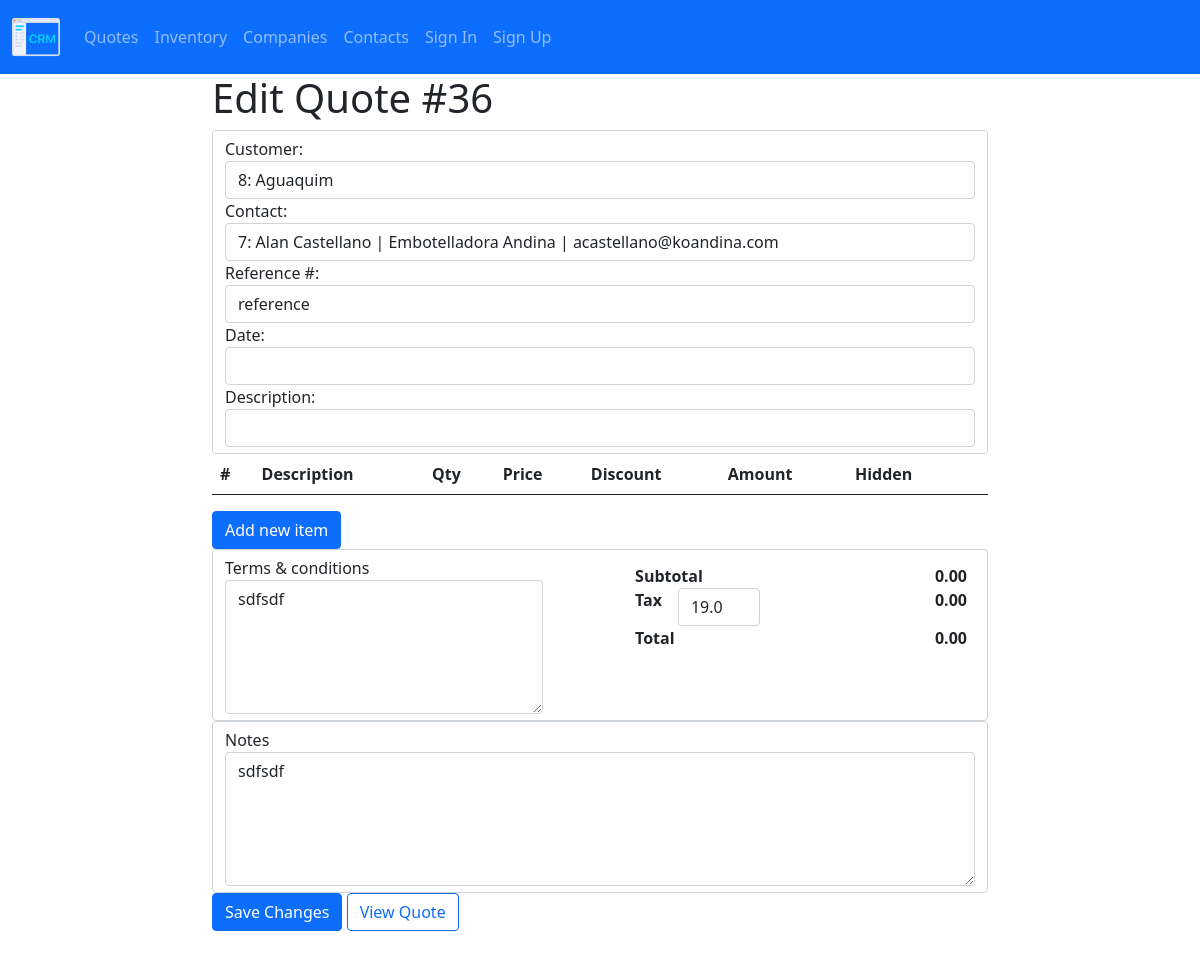
The app's page /quote/edit-quote/36 with its own data.
### quote/models.py (models this page shows, shortened)
class Quote(models.Model):
    creator = models.ForeignKey(User, on_delete=PROTECT, related_name="quote_creator")
    reference = models.CharField(max_length=50, blank=True, null=True)
    description = models.CharField(max_length=50, blank=True, null=True)
    creation_date = models.DateTimeField(auto_now_add=True)
    edit_date = models.DateTimeField(auto_now=True)
    products = models.ManyToManyField("Product", blank=True)
    company = models.ForeignKey(
        Company, on_delete=PROTECT, related_name="company_quoted"
    )
    contact = models.ForeignKey(
        Contact, on_delete=PROTECT, related_name="contact_quoted", blank=True, null=True
    )
    terms = models.TextField(blank=True, null=True)
    tax = models.FloatField(blank=True, null=True)
    internal_note = models.TextField(blank=True, null=True)

class Company(models.Model):
    name = models.CharField(max_length=20, unique=True)
    legal_id = models.CharField(max_length=10, null=True, unique=True)
    email = models.EmailField(blank=True, null=True)
    phone = models.CharField(max_length=12, null=True)
    mobile = models.CharField(max_length=12, null=True)
    category = models.ForeignKey(
        Category, on_delete=PROTECT, related_name="company_category"
    )
    address = models.CharField(max_length=100, null=True)
    city = models.CharField(max_length=50, null=True)
    state = models.CharField(max_length=50, null=True)
    country = models.CharField(max_length=50, null=True)
    creator = models.ForeignKey(User, on_delete=PROTECT, related_name="company_creator")
    editor = models.ForeignKey(User, on_delete=PROTECT, related_name="company_editor")
    creation_date = models.DateTimeField(auto_now_add=True)
    edit_date = models.DateTimeField(auto_now=True)
    class Meta:
        verbose_name_plural = "Companies"

class Contact(models.Model):
    first_name = models.CharField(max_length=20)
    middle_name = models.CharField(max_length=20, null=True)
    last_name = models.CharField(max_length=20, null=True)
    company = models.ForeignKey(
        Company, on_delete=PROTECT, related_name="company_contact"
    )
    email = models.EmailField(blank=True, null=True)
    phone = models.CharField(max_length=12, null=True)
    mobile = models.CharField(max_length=12, null=True)
    position = models.CharField(max_length=50, blank=True, null=True)
    creator = models.ForeignKey(User, on_delete=PROTECT, related_name="contact_creator")
    creation_date = models.DateTimeField(auto_now_add=True)
    edit_date = models.DateTimeField(auto_now=True)

### quote/views.py (the view, shortened to what this page needs)
# urls.py: path("edit-quote/<int:quote_id>", views.edit_quote, name="edit-quote"),
def edit_quote(request, quote_id):
    if request.method == "GET":
        data = form_options()
        quote = Quote.objects.get(pk=quote_id)
        products = QuotedProduct.objects.filter(quote=quote)
        return render(
            request,
            "quote/edit-quote.html",
            {
                "company_options": data["company_options"],
                "contact_options": data["contact_options"],
                "product_options": data["product_options"],
                "quote": quote,
                "products": products,
            },
        )

### quote/utils.py (called while the page is built)
def form_options():
    company_options = []
    companies = Company.objects.all()
    for company in companies:
        company_options.append({"id": company.id, "info": company.name})
    contact_options = []
    contacts = Contact.objects.all()
    for contact in contacts:
        contact_options.append(
            {
                "id": contact.id,
                "info": f"{contact.first_name} {contact.last_name} | {contact.company.name} | {contact.email}",
            }
        )
    product_options = []
    products_list = Product.objects.all()
    for product in products_list:
        product_options.append(
            {"id": product.id, "info": f"{product.pn}: {product.title}"}
        )
    return {
        "company_options": company_options,
        "contact_options": contact_options,
        "product_options": product_options,
    }

### quote/templates/quote/edit-quote.html (shortened to what this page needs)
{% extends 'quote/layout.html' %}
{% block body %}
<div class="container internal-body">
    <h1>Edit Quote #{{ quote.pk }}</h1>
    <form id="new-quote-form" action="{% url 'edit-quote' quote_id=quote.pk %}" method="post">{% csrf_token %}
        <div id="general-info" class="form-control">
            <div id="generalInfo-flex">
                <div id="general-left">
                    <div class="form-group">
                        <label class="form-label" for="companyOptions">Customer:</label>
                        <input class="form-control" name="company" list="companyOptions" placeholder="Type customer" value="{{quote.company.pk}}: {{ quote.company.name }}" required >
                    </div>
                    <div class="form-group">
                        <label class="form-label" for="contactOptions">Contact:</label>
                        <input class="form-control" name="contact" list="contactOptions" placeholder="Type contact" value="{{quote.contact.pk}}: {{quote.contact.first_name}} {{quote.contact.last_name}} | {{quote.contact.company.name}} | {{quote.contact.email}}">
                    </div>
                </div>
                <div id="general-right">
                    <div class="form-group">
                        <label for="reference">Reference #:</label>
                        <input type="text" class="form-control" name="reference" id="reference" placeholder="" value="{{ quote.reference }}">
                    </div>
                    <div class="form-group">
                        <label for="reference">Date:</label>
                        <input data-provide="datepicker" class="form-control datepicker" name="date" required>
                    </div>
                </div>
            </div>
            <div class="form-group">
                <label for="description">Description:</label>
                <input type="text" class="form-control" name="description" id="description" placeholder="" value="{{ quote.short_description }}">
            </div>
        </div>
        <div class="table-responsive product-info">
            <table class="table" id="form-table">
                <thead>
                    <tr>
                        <th scope="col">#</th>
                        <th scope="col">Description</th>
                        <th scope="col">Qty</th>
                        <th scope="col">Price</th>
                        <th scope="col">Discount</th>
                        <th scope="col">Amount</th>
                        <th scope="col">Hidden</th>
                        <th scope="col"></th>
                    </tr>
                </thead>
            </table>
        </div>
            <div>
                <button type="button" class="btn btn-primary" id="new-item">Add new item</buttont>
            </div>
        <div class="form-control" id="termsAndTotals">
            <div class="terms">
                <label for="terms" class="form-label">Terms & conditions</label>
                <textarea class="form-control "name="terms" id="terms" cols="30" rows="5">{{ quote.terms }}</textarea>
            </div>
            <div class="totals">
                <div class="total-row" id="subtotal-row">
                    <div class="total-label">
                        Subtotal
                    </div>
                    <div class="total-amount" id="subtotal-amount">
                        0.00
                    </div>
                </div>
                <div class="total-row" id="tax-row">
                    <div class="total-label">
                        Tax
                    </div>
                    <div class="form-group">
                        <input type="number" class="form-control tax"  name="tax" id="tax-input" placeholder="%" max="99.99" step="0.01" value={{ quote.tax }}>
                    </div>
                    <div class="total-amount" id="tax-amount">
                        0.00
                    </div>
                </div>
                <div class="total-row" id="total-row">
                    <div class="total-label">
                        Total
                    </div>
                    <div class="total-amount" id="total-amount">
                        0.00
                    </div>
                </div>
            </div>
        </div>
        <div class="form-control" id="notes">
            <div class="notes">
                <label for="internal-notes" class="form-label">Notes</label>
                <textarea class="form-control "name="internal-notes" id="internal-notes" cols="30" rows="5" placeholder="Notes for your personal user, they are not going to appear in quote">{{ quote.internal_note }}</textarea>
            </div>
        </div>
        <button type="submit" class="btn btn-primary">Save Changes</button>
        <a role="button" href="{% url 'view-quote' quote_id=quote.pk %}" class="btn btn-outline-primary">View Quote</a>
    </form>
</div>
{% endblock body %}

### quote/static/quote/css/main.css (style rules this page uses)
* { box-sizing: border-box; }
body { margin-bottom: 2rem; }
.internal-body { max-width: 50rem; }
.form-label { margin-bottom: 0; }
#termsAndTotals { display: flex; justify-content: space-between; }
.totals { padding: 0.5rem; }
.total-row { font-weight: bold; display: flex; justify-content:space-between; }
.tax { width: 30%; margin-left: 1rem; }

### records on screen
Quote: pk "36", company "8: Aguaquim", contact "7: Alan Castellano | Embotelladora Andina | acastellano@koandina.com", reference "reference", terms "sdfsdf", tax "19.0", internal-notes "sdfsdf"
